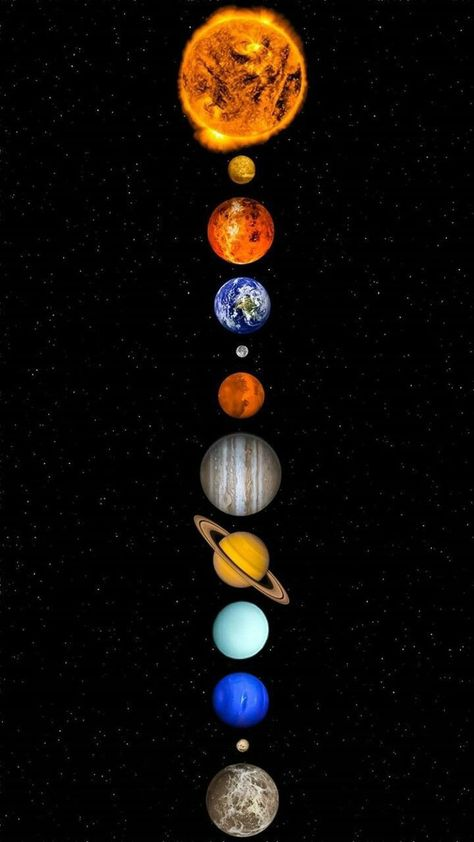
#> input picture l3/images/planets.jpeg, 474 x 842 px, found by its file name
$ python circledetection.py
#> lines starting #> are read from the running program, lines starting #| are printed output that depends on the picture; after the words box and inside, x2 and y2 are one past the last pixel; in counts of white or black regions, pixels touching at a corner belong together
# [20 lines of commented-out code are left out]

import cv2
import numpy as np

img=cv2.imread('l3/images/planets.jpeg',1)
#> img is the input picture: shape (842, 474, 3); mean B, G, R 9.3, 13.5, 18.4
output=img.copy()

gray=cv2.cvtColor(img,cv2.COLOR_BGR2GRAY)
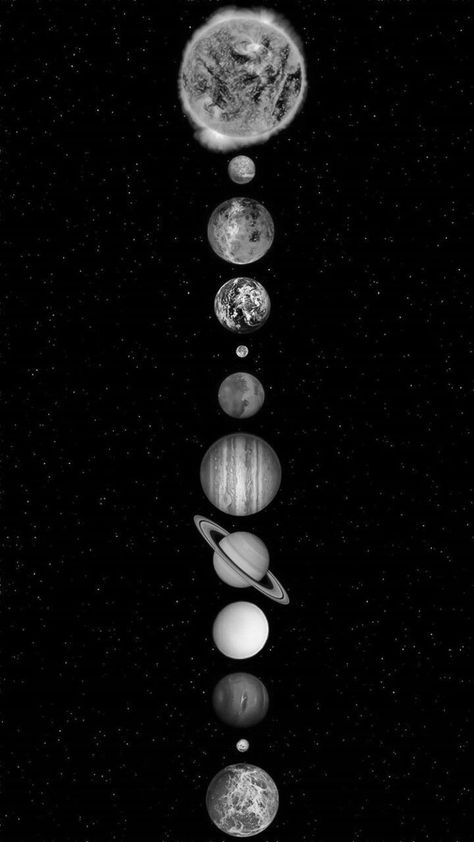
#> gray: shape (842, 474); min 0, max 253, mean 14.5
gray=cv2.medianBlur(gray,5)

circles=cv2.HoughCircles(gray,cv2.HOUGH_GRADIENT,1,500,
param1=50,param2=30,minRadius=0,maxRadius=40)
#> circles = [[241.5, 305.5, 28.2], [250.5, 808.5, 19.4]]

detected_circles=np.uint16(np.around(circles))
#> detected_circles = [[242, 306, 28], [250, 808, 19]]

for x,y,r in detected_circles[0,:]:
    cv2.circle(output,(x,y),r,(0,255,0),4)
    cv2.circle(output,(x,y),2,(0,255,255),4)
#> this loop made 2 passes
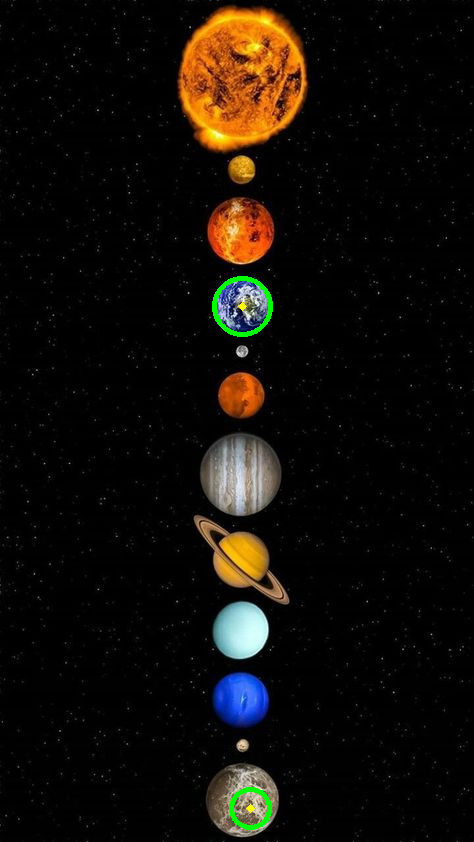
#> output: shape (842, 474, 3); 0.39% of pixels changed, all inside (x1, y1, x2, y2) = (212, 276, 273, 830)

cv2.imshow('output image',output)

cv2.waitKey(0)
cv2.destroyAllWindows()
